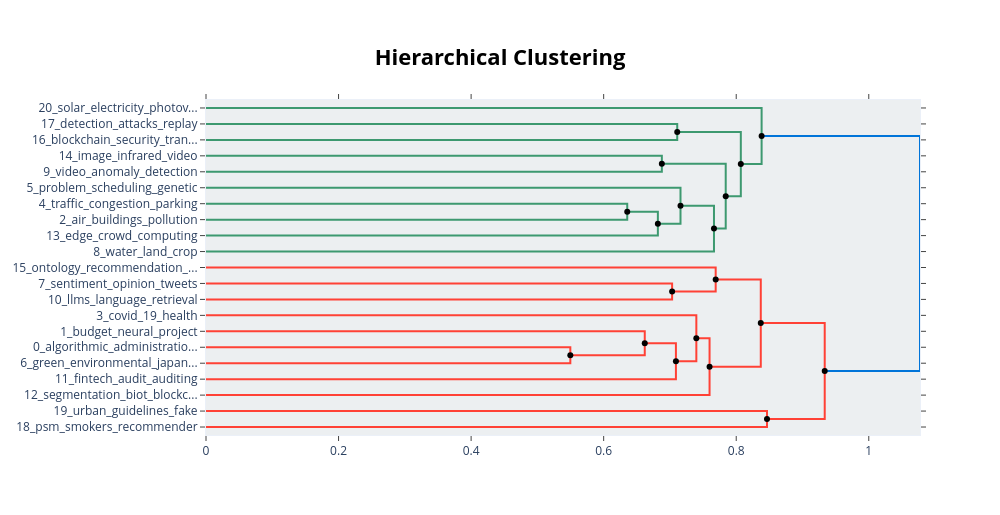

Notebook source saved alongside this figure:
### Code cell
hierarchical_topic = model.hierarchical_topics(df["Abstract"])
model.visualize_hierarchy(hierarchical_topics=hierarchical_topic)

### Figure 1 — Plotly figure (JSON) as saved in the notebook; plotly's stock layout.template omitted (floating-point values rounded to 4 significant figures)
{"data": [{"hoverinfo": "text", "marker": {"color": "rgb(61,153,112)"}, "mode": "lines", "text": ["detection_attacks_replay_iot_botnet", "", "", "blockchain_security_transaction_privacy_ppsf"], "type": "scatter", "x": [0, 0.711, 0.711, 0], "xaxis": "x", "y": [-15, -15, -25, -25], "yaxis": "y"}, {"hoverinfo": "text", "marker": {"color": "rgb(61,153,112)"}, "mode": "lines", "text": ["image_infrared_video_surabaya_vehicles", "", "", "video_anomaly_detection_occlusion_object"], "type": "scatter", "x": [0, 0.6878, 0.6878, 0], "xaxis": "x", "y": [-35, -35, -45, -45], "yaxis": "y"}, {"hoverinfo": "text", "marker": {"color": "rgb(61,153,112)"}, "mode": "lines", "text": ["traffic_congestion_parking_transport_rfr", "", "", "air_buildings_pollution_deep_fog"], "type": "scatter", "x": [0, 0.6356, 0.6356, 0], "xaxis": "x", "y": [-65, -65, -75, -75], "yaxis": "y"}, {"hoverinfo": "text", "marker": {"color": "rgb(61,153,112)"}, "mode": "lines", "text": ["traffic_air_pollution_learning_cities", "", "", "edge_crowd_computing_tv_iup"], "type": "scatter", "x": [0.6356, 0.6818, 0.6818, 0], "xaxis": "x", "y": [-70, -70, -85, -85], "yaxis": "y"}, {"hoverinfo": "text", "marker": {"color": "rgb(61,153,112)"}, "mode": "lines", "text": ["problem_scheduling_genetic_facility_algorithm", "", "", "traffic_air_learning_pollution_transportation"], "type": "scatter", "x": [0, 0.7159, 0.7159, 0.6818], "xaxis": "x", "y": [-55, -55, -77.5, -77.5], "yaxis": "y"}, {"hoverinfo": "text", "marker": {"color": "rgb(61,153,112)"}, "mode": "lines", "text": ["traffic_air_smart_proposed_pollution", "", "", "water_land_crop_urban_safety"], "type": "scatter", "x": [0.7159, 0.7664, 0.7664, 0], "xaxis": "x", "y": [-66.25, -66.25, -95, -95], "yaxis": "y"}, {"hoverinfo": "text", "marker": {"color": "rgb(61,153,112)"}, "mode": "lines", "text": ["video_detection_image_anomaly_recognition", "", "", "traffic_urban_air_smart_proposed"], "type": "scatter", "x": [0.6878, 0.7842, 0.7842, 0.7664], "xaxis": "x", "y": [-40, -40, -80.62, -80.62], "yaxis": "y"}, {"hoverinfo": "text", "marker": {"color": "rgb(61,153,112)"}, "mode": "lines", "text": ["security_blockchain_iot_cities_smart", "", "", "traffic_urban_smart_proposed_city"], "type": "scatter", "x": [0.711, 0.8069, 0.8069, 0.7842], "xaxis": "x", "y": [-20, -20, -60.31, -60.31], "yaxis": "y"}, {"hoverinfo": "text", "marker": {"color": "rgb(61,153,112)"}, "mode": "lines", "text": ["solar_electricity_photovoltaic_renewable_power", "", "", "traffic_smart_cities_city_proposed"], "type": "scatter", "x": [0, 0.8383, 0.8383, 0.8069], "xaxis": "x", "y": [-5, -5, -40.16, -40.16], "yaxis": "y"}, {"hoverinfo": "text", "marker": {"color": "rgb(255,65,54)"}, "mode": "lines", "text": ["sentiment_opinion_tweets_text_arabic", "", "", "llms_language_retrieval_rag_cube"], "type": "scatter", "x": [0, 0.7033, 0.7033, 0], "xaxis": "x", "y": [-115, -115, -125, -125], "yaxis": "y"}, {"hoverinfo": "text", "marker": {"color": "rgb(255,65,54)"}, "mode": "lines", "text": ["ontology_recommendation_semantic_facebook_ldqp", "", "", "sentiment_opinion_language_text_tweets"], "type": "scatter", "x": [0, 0.769, 0.769, 0.7033], "xaxis": "x", "y": [-105, -105, -120, -120], "yaxis": "y"}, {"hoverinfo": "text", "marker": {"color": "rgb(255,65,54)"}, "mode": "lines", "text": ["algorithmic_administration_sector_making_artificial", "", "", "green_environmental_japanese_energy_city"], "type": "scatter", "x": [0, 0.5497, 0.5497, 0], "xaxis": "x", "y": [-155, -155, -165, -165], "yaxis": "y"}, {"hoverinfo": "text", "marker": {"color": "rgb(255,65,54)"}, "mode": "lines", "text": ["budget_neural_project_border_projects", "", "", "algorithmic_administration_intelligence_artificial_sector"], "type": "scatter", "x": [0, 0.662, 0.662, 0.5497], "xaxis": "x", "y": [-145, -145, -160, -160], "yaxis": "y"}, {"hoverinfo": "text", "marker": {"color": "rgb(255,65,54)"}, "mode": "lines", "text": ["administration_algorithmic_artificial_intelligence_sector", "", "", "fintech_audit_auditing_financial_internal"], "type": "scatter", "x": [0.662, 0.709, 0.709, 0], "xaxis": "x", "y": [-152.5, -152.5, -175, -175], "yaxis": "y"}, {"hoverinfo": "text", "marker": {"color": "rgb(255,65,54)"}, "mode": "lines", "text": ["covid_19_health_epidemic_chest", "", "", "sector_intelligence_artificial_administration_algorithmic"], "type": "scatter", "x": [0, 0.7398, 0.7398, 0.709], "xaxis": "x", "y": [-135, -135, -163.8, -163.8], "yaxis": "y"}, {"hoverinfo": "text", "marker": {"color": "rgb(255,65,54)"}, "mode": "lines", "text": ["sector_intelligence_artificial_administration_algorithmic", "", "", "segmentation_biot_blockchain_services_government"], "type": "scatter", "x": [0.7398, 0.7598, 0.7598, 0], "xaxis": "x", "y": [-149.4, -149.4, -185, -185], "yaxis": "y"}, {"hoverinfo": "text", "marker": {"color": "rgb(255,65,54)"}, "mode": "lines", "text": ["sentiment_opinion_language_llms_text", "", "", "sector_intelligence_artificial_administration_decision"], "type": "scatter", "x": [0.769, 0.8371, 0.8371, 0.7598], "xaxis": "x", "y": [-112.5, -112.5, -167.2, -167.2], "yaxis": "y"}, {"hoverinfo": "text", "marker": {"color": "rgb(255,65,54)"}, "mode": "lines", "text": ["urban_guidelines_fake_violence_kiosks", "", "", "psm_smokers_recommender_media_epistemic"], "type": "scatter", "x": [0, 0.8464, 0.8464, 0], "xaxis": "x", "y": [-195, -195, -205, -205], "yaxis": "y"}, {"hoverinfo": "text", "marker": {"color": "rgb(255,65,54)"}, "mode": "lines", "text": ["sector_intelligence_artificial_administration_decision", "", "", "psm_news_smokers_media_recommender"], "type": "scatter", "x": [0.8371, 0.9335, 0.9335, 0.8464], "xaxis": "x", "y": [-139.8, -139.8, -200, -200], "yaxis": "y"}, {"hoverinfo": "text", "marker": {"color": "rgb(0,116,217)"}, "mode": "lines", "text": ["traffic_smart_cities_city_proposed", "", "", "sector_intelligence_artificial_algorithmic_administration"], "type": "scatter", "x": [0.8383, 1.077, 1.077, 0.9335], "xaxis": "x", "y": [-22.58, -22.58, -169.9, -169.9], "yaxis": "y"}, {"hoverinfo": "text", "hovertext": ["traffic_air_pollution_learning_cities", "traffic_air_smart_proposed_pollution", "video_detection_image_anomaly_recognition", "security_blockchain_iot_cities_smart", "administration_algorithmic_artificial_intelligence_sector", "sector_intelligence_artificial_administration_algorithmic", "sentiment_opinion_language_llms_text", "sector_intelligence_artificial_administration_decision", "traffic_smart_cities_city_proposed"], "marker": {"color": "black"}, "mode": "markers", "showlegend": false, "type": "scatter", "x": [0.6356, 0.7159, 0.6878, 0.711, 0.662, 0.7398, 0.769, 0.8371, 0.8383], "y": [-70, -66.25, -40, -20, -152.5, -149.4, -112.5, -139.8, -22.58]}, {"hoverinfo": "text", "hovertext": ["traffic_air_learning_pollution_transportation", "traffic_urban_air_smart_proposed", "traffic_urban_smart_proposed_city", "traffic_smart_cities_city_proposed", "sentiment_opinion_language_text_tweets", "algorithmic_administration_intelligence_artificial_sector", "sector_intelligence_artificial_administration_algorithmic", "sector_intelligence_artificial_administration_decision", "psm_news_smokers_media_recommender", "sector_intelligence_artificial_algorithmic_administration"], "marker": {"color": "black"}, "mode": "markers", "showlegend": false, "type": "scatter", "x": [0.6818, 0.7664, 0.7842, 0.8069, 0.7033, 0.5497, 0.709, 0.7598, 0.8464, 0.9335], "y": [-77.5, -80.62, -60.31, -40.16, -120, -160, -163.8, -167.2, -200, -169.9]}], "layout": {"autosize": false, "height": 515, "hoverlabel": {"bgcolor": "white", "font": {"family": "Rockwell", "size": 16}}, "hovermode": "closest", "plot_bgcolor": "#ECEFF1", "showlegend": false, "title": {"font": {"color": "Black", "size": 22}, "text": "<b>Hierarchical Clustering</b>", "x": 0.5, "xanchor": "center", "yanchor": "top"}, "width": 1000, "xaxis": {"mirror": "allticks", "rangemode": "tozero", "showgrid": false, "showline": true, "showticklabels": true, "ticks": "outside", "type": "linear", "zeroline": false}, "yaxis": {"mirror": "allticks", "range": [-210, 0], "rangemode": "tozero", "showgrid": false, "showline": true, "showticklabels": true, "tickmode": "array", "ticks": "outside", "ticktext": ["20_solar_electricity_photov...", "17_detection_attacks_replay", "16_blockchain_security_tran...", "14_image_infrared_video", "9_video_anomaly_detection", "5_problem_scheduling_genetic", "4_traffic_congestion_parking", "2_air_buildings_pollution", "13_edge_crowd_computing", "8_water_land_crop", "15_ontology_recommendation_...", "7_sentiment_opinion_tweets", "10_llms_language_retrieval", "3_covid_19_health", "1_budget_neural_project", "0_algorithmic_administratio...", "6_green_environmental_japan...", "11_fintech_audit_auditing", "12_segmentation_biot_blockc...", "19_urban_guidelines_fake", "18_psm_smokers_recommender"], "tickvals": [-5, -15, -25, -35, -45, -55, -65, -75, -85, -95, -105, -115, -125, -135, -145, -155, -165, -175, -185, -195, -205], "type": "linear", "zeroline": false}}}
